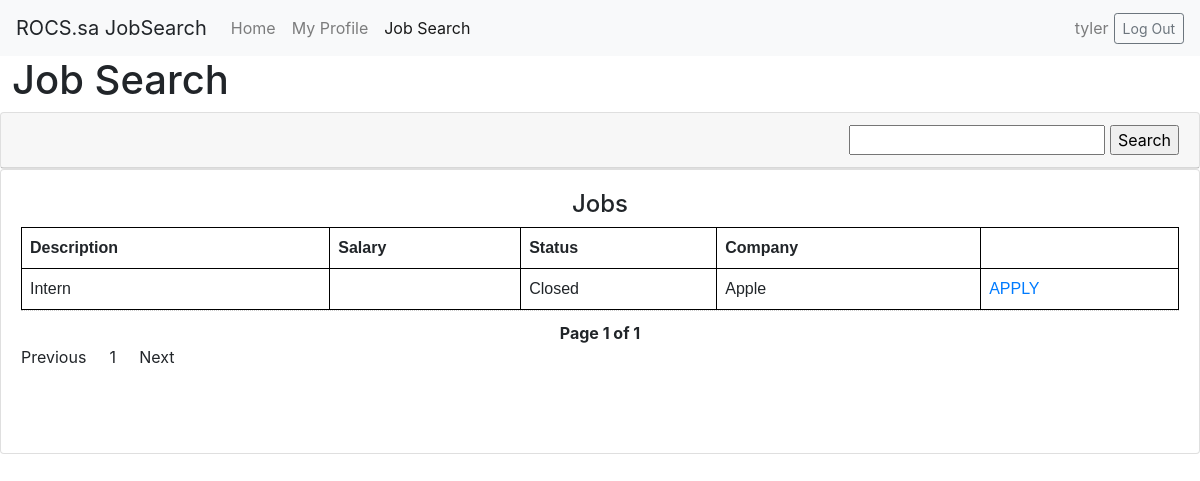
/jobSearch.php?name=Apple, run on an earlier commit of the app's database.
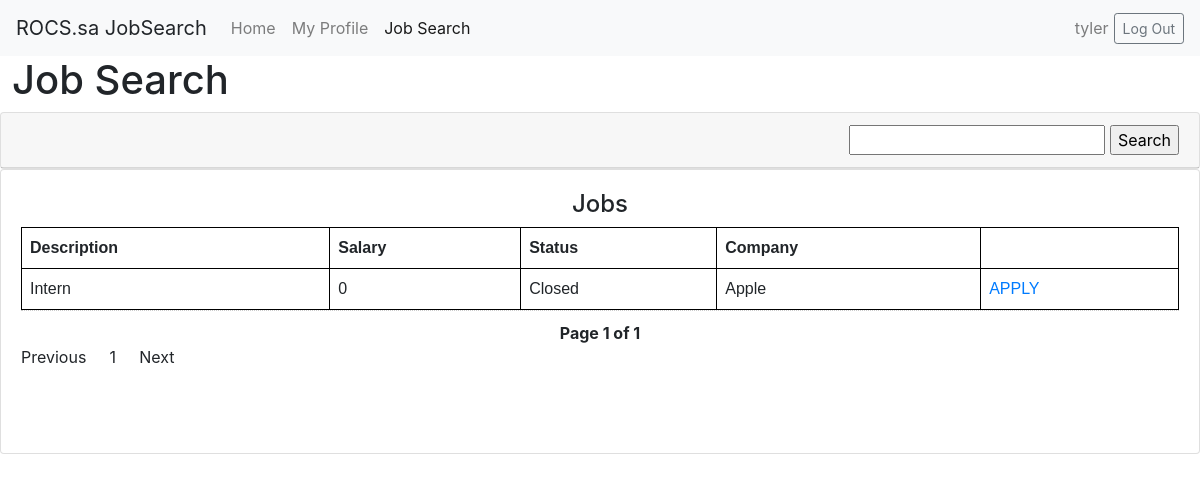
And on a later commit of the database.
### tables this page shows
CREATE TABLE `Company` (
  `company_id` int(11) NOT NULL,
  `company_name` text NOT NULL,
  `company_address` text NOT NULL,
  `company_description` longtext NOT NULL,
  `association_id` int(11) NOT NULL
);

### jobSearch.php (the view, shortened to what the changed rows need)
<!DOCTYPE html>
<html lang="en" dir="ltr">
    <head>
        <link rel="stylesheet" href="https://maxcdn.bootstrapcdn.com/bootstrap/4.0.0/css/bootstrap.min.css">
    </head>
    <body>
        <h1 style="margin-left:1%">Job Search</h1>
		<div class="card text-center">
			<div class="card-body">
                <table>
                    <thead>
                        <tr>
                            <th>Description</th>
                            <th>Salary</th>
                            <th>Status</th>
                            <th>Company</th>
                            <th></th>
                        </tr>
                    </thead>
                    <tbody>
                        <?php
                            require_once 'connect.php';
                            if (isset($_GET['page_no']) && $_GET['page_no']!="") {
                                $page_no = $_GET['page_no'];
                            } else {
                                $page_no = 1;
                            }
                            if (isset($_GET['name']) && $_GET['name']!="") {
                                $name = $_GET['name'];
                            } else {
                            }
                            $total_records_per_page = 10;
                            $offset = ($page_no-1) * $total_records_per_page;
                            $result = mysqli_query($link,"SELECT `Job Opening`.description, `Job Opening`.salary, `Job Opening`.status, Company.company_name FROM `Job Opening` INNER JOIN Company ON `Job Opening`.comp_id=Company.company_id WHERE description LIKE '%" . $name . "%' OR company_name LIKE '%" . $name . "%' LIMIT $offset, $total_records_per_page ");
                            while($row = mysqli_fetch_array($result)){
                                echo "<tr>
                                        <td>".$row['description']."</td>
                                        <td>".$row['salary']."</td>
                                        <td>".$row['status']."</td>
                                        <td>".$row['company_name']."</td>
                                        <td><a href='/applyJob.php?id=".$row['opening_id'] . "&UserID=".$_SESSION['ID_Number']."'>" . "APPLY</a></td>
                                      </tr>";
                            }
                            ?>
                    </tbody>
                </table>
                <br /><br />
            </div>
		</div>
	</body>
</html>

What changed in the data, as far as the page shows it:
changed job opening "Intern": salary (not shown) → "0"
